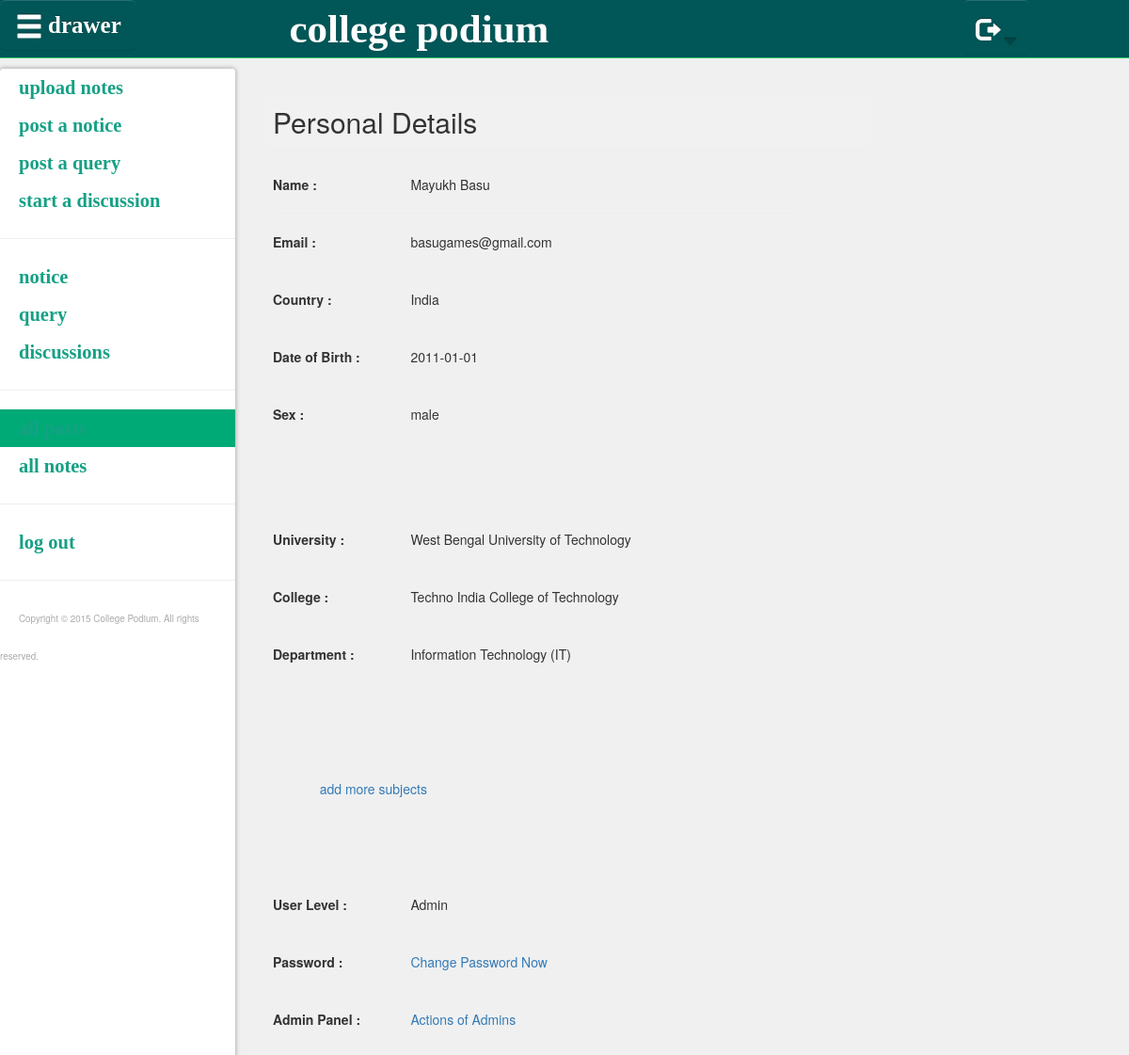
The app's page /userdata.php (signed in) with its own data.
### tables this page shows
CREATE TABLE `register` (
  `ID` int(11) NOT NULL,
  `email` varchar(100) NOT NULL,
  `password` varchar(200) NOT NULL,
  `userlevel` int(11) NOT NULL DEFAULT '0',
  `country` varchar(2000) NOT NULL,
  `dob` date NOT NULL,
  `sex` varchar(200) NOT NULL,
  `name` varchar(2000) NOT NULL,
  `contactno` int(20) NOT NULL,
  `salt` varchar(40) NOT NULL,
  `level0tag` varchar(200) NOT NULL,
  `level1tag` varchar(200) NOT NULL,
  `level2tag` varchar(200) NOT NULL,
  `level3tag` varchar(200) NOT NULL,
  `time` timestamp NULL DEFAULT CURRENT_TIMESTAMP ON UPDATE CURRENT_TIMESTAMP
);

### userdata.php (the view, shortened to what this page needs)
<!doctype html>
<html>
<head>
	<link rel="stylesheet" href="bs/css/bootstrap.min.css">
	<link rel="stylesheet" href="bs/css/bootstrap-theme.min.css">
	<link rel="stylesheet" href="Style/common.css">
	<link rel="stylesheet" href="Style/sidebar.css">
	<link rel="stylesheet" href="Style/animations.css">
	<?php
		$uID = $_SESSION['userid'];
		include 'database.php';
		$stmt = $connection->prepare("SELECT email, userlevel, country, dob, sex, name, contactno, level0tag, level1tag, level2tag
									  FROM register
									  WHERE ID = ?");
		$stmt->bind_param('i',$ID);
		$stmt->bind_result($arr['email'], $arr['userlevel'], $arr['country'],$arr['dob'], $arr['sex'], $arr['name'],
							$arr['contactno'], $arr['level0tag'], $arr['level1tag'], $arr['level2tag']);
		$stmt->execute();
		$stmt = $connection->prepare("SELECT gtName FROM globaltag where ID =?");
		$stmt->bind_param('i',$uni);
		$stmt->bind_result($arr['university']);
		$stmt = $connection->prepare("SELECT stName FROM sectag where ID =?");
		$stmt->bind_param("i",$clg);
		$stmt->bind_result($arr['college']);
		$stmt = $connection->prepare("SELECT ttName FROM terttag where ID =?");
		$stmt->bind_param('i',$dept);
		$stmt->bind_result($arr['department']);
		$subjectListShow = "<div id=\"sdtoggle\">";
		if($arr['country'] == "india"){
			$arr['country'] = "India";
		}
	?>
</head>
<body>
	<div class="container-fluid">
		<div class="navbar navbar-custom navbar-fixed-top" role="navigation">
			<div class="row">
				<div class="col-sm-3 col-md-3" id="col-draw">
					<div class="drawer">
						<button type="button" class="btn btn-default btn-lg" id="drawer">
						 <span id="btn-draw" class="glyphicon glyphicon-menu-hamburger draw-drop" aria-hidden="true"></span><span class="draw-label">drawer</span>
						</button>
					</div>
				</div>
				<div class="col-sm-7 col-md-7" id="col-draw">
					<a id="head-link"href="index.php">college podium</a>
				</div>
				<div class="col-sm-2 col-md-2">
					<div class="dropdown">
					  <button class="btn btn-default dropdown-toggle" type="button" id="dropdownMenu1" data-toggle="dropdown" aria-expanded="true">
						<span class="glyphicon glyphicon-log-out drop" aria-hidden="true" id="settings-glyph"></span>
						<span class="glyphicon glyphicon-triangle-bottom drop2" aria-hidden="true" id="settings-glyph">
					  </button>
					</div>
				</div>
			</div>
		</div>
		<div id="wrapper" class="toggled">
			<div id="sidebar-wrapper">
				<ul class="sidebar-nav">
					<li>
						<a href="upload_notes.php">upload notes</a>
					</li>
					<li>
						<a href="static_upload.php?type=notice">post a notice</a>
					</li>
					<li>
						<a href="static_upload.php?type=query">post a query</a>
					</li>
					<li>
						<a href="static_upload.php?type=discuss">start a discussion</a>
					</li>
					<hr class="divider" />
					<li>
						<a href="index.php?type=notice" class="sidebar-notice">notice</a>
					</li>
					<li>
						<a href="index.php?type=query" class="sidebar-query">query</a>
					</li>
					<li>
						<a href="index.php?type=discuss" class="sidebar-discussion">discussions</a>
					</li>
					<hr class="divider" />
					<li>
						<a href="index.php" class="thispage">all posts</a>
					</li>
					<li>
						<a href="notes.php">all notes</a>
					</li>
					<hr class="divider" />
					<li>
						<a href="#" id="logout" class="sidebar-logout">log out</a>
					</li>
					<hr class="divider" />
					<li>
					<p class="footnote">Copyright © 2015 College Podium. All rights reserved.</p>
					</li>
				</ul>
			</div>
<?php
if ($arr['email']==NULL) trigger_error("No entry found");
else {
	if ($arr['userlevel']==1) $arr['userlevel'] = "Admin";
	else $arr['userlevel'] = "User";
	if($uID == $_SESSION['userid']){
		echo '
		<div id="wrap">
		<br/>
		  <h2 id="pdetails" class="sechead" >Personal Details </h2>
		  	<div id="pdtoggle" class="secdata">
			  	<div class="row">
					<div class="col-sm-3 col-md-3"><b>Name :</b></div>
					<div class="col-sm-9 col-md-8"> '.$arr['name'].'</div>
				</div>
				<hr/>
				<div class="row">
					<div class="col-sm-3 col-md-3"><b>Email :</b></div>
					<div class="col-sm-9 col-md-8"> '.$arr['email'].'</div>
				</div>
				<hr/>
				<div class="row">
					<div class="col-sm-3 col-md-3" id="col-draw"><b>Country :</b></div>
					<div class="col-sm-9 col-md-8"> '.$arr['country'].'</div>
				</div>
				<hr/>
				<div class="row">
					<div class="col-sm-3 col-md-3" id="col-draw"><b>Date of Birth :</b></div>
					<div class="col-sm-9 col-md-8"> '.$arr['dob'].'</div>
				</div>
				<hr/>
				<div class="row">
					<div class="col-sm-3 col-md-3" id="col-draw"><b>Sex :</b></div>
					<div class="col-sm-9 col-md-8"> '.$arr['sex'].'</div>
				</div>
			</div>
			<h2 id="edetails" class="sechead">Education Details </h2>
			<div id="edtoggle" class="secdata">
				<div class="row">
					<div class="col-sm-3 col-md-3" id="col-draw"><b>University :</b></div>
					<div class="col-sm-9 col-md-8"> '.$arr['university'].'</div>
				</div>
				<hr/>
				<div class="row">
					<div class="col-sm-3 col-md-3" id="col-draw"><b>College :</b></div>
					<div class="col-sm-9 col-md-8"> '.$arr['college'].'</div>
				</div>
				<hr/>
				<div class="row">
					<div class="col-sm-3 col-md-3" id="col-draw"><b>Department :</b></div>
					<div class="col-sm-9 col-md-8"> '.$arr['department'].'</div>
				</div>
			</div>
			<h2 id="sdetails" class="sechead">Subject List </h2>'.$subjectListShow.'
			<br/><div class="row"><div class="col-sm-1 col-md-1"></div><div class="col-sm-11 col-md-11"><a href="add-subjects.php">add more subjects</a></div></div>
			</div>
			<h2 id="adetails" class="sechead">Account Details</h2>
			<div id="adtoggle" class="secdata">
				<div class="row">
					<div class="col-sm-3 col-md-3" id="col-draw"><b>User Level :</b></div>
					<div class="col-sm-9 col-md-8"> '.$arr['userlevel'].'</div>
				</div>
				<hr/>
				<div class="row">
					<div class="col-sm-3 col-md-3" id="col-draw"><b>Password :</b></div>
					<div class="col-sm-9 col-md-8"><a href="change_password.php">Change Password Now</a></div>
				</div>
		  ';
	if($_SESSION['userlevel'] == 1)	{
		echo	'<hr/>
				<div class="row">
					<div class="col-sm-3 col-md-3" id="col-draw"><b>Admin Panel :</b></div>
					<div class="col-sm-9 col-md-8"><a href="admin-panel.php">Actions of Admins</a></div>
				</div>';
	};
	echo '
			</div>
		<br/><br/>
		</div>';
	}
}
?>
</body>
</html>

### Style/common.css (style rules this page uses)
.draw-label { font-family:Trench; font-size:25px; font-weight:bold; vertical-align:middle; padding-left:5px; }
.draw-drop { font-size:30px; vertical-align:middle; }
.drop { margin-top:12px; font-size: 25px; vertical-align:middle; }
.drop2 { font-size:15px; color:#014546; vertical-align: -150%; transition: color 0.5s ease; }
#col-draw { padding-top: 0px !important; }
.drawer { padding-bottom: 0px !important; }
#btn-draw, #settings-glyph { -webkit-border-radius: 0px; -moz-border-radius: 0px; -o-border-radius: 0px; border-radius: 0px; border: 0px; }
#drawer, #dropdownMenu1 { background-color: #015657 !important; background-repeat: repeat-x; filter: progid:DXImageTransform.Microsoft.gradient(startColorstr="#015657", endColorstr="#015657"); background-image: -khtml-gradient(linear, left top, left bottom, from(#015657), to(#015657)); background-image: -moz-linear-gradient(top, #015657, #015657); background-image: -ms-linear-gradient(top, #015657, #015657); background-image: -webkit-gradient(linear, left top, left bottom, color-stop(0%, #015657), color-stop(100%, #015657)); background-image: -webkit-linear-gradient(top, #015657, #015657); background-image: -o-linear-gradient(top, #015657, #015657); background-image: linear-gradient(#015657, #015657); border: 0px; color: #fff !important; text-shadow: 0 -1px 0 rgba(0, 0, 0, 0.33); -webkit-font-smoothing: antialiased; transition: all 0.5s ease-in-out; }

### Style/sidebar.css (style rules this page uses)
#wrapper { padding-left: 0; -webkit-transition: all 0.5s ease; -moz-transition: all 0.5s ease; -o-transition: all 0.5s ease; transition: all 0.5s ease; background-color: #F0F0F0 !important; }
.thispage { background-color : #00AA77 !important; color: white; }
#sidebar-wrapper { color: #16a085; z-index: 1000; position: fixed; left: 0px; width: 0; height: 100%; padding-top: 0px !important; margin-left: 0px; margin-top: 10px; overflow-y: auto; background-color: white; border-radius: 3.5px; -webkit-transition: all 0.5s ease; -moz-transition: all 0.5s ease; -o-transition: all 0.5s ease; transition: all 0.5s ease; box-shadow: 0px 0px 4px 1px #AFAFAF; }
.sidebar-nav { position: absolute; top: 0; width: 100%; margin: 0; padding: 0; list-style: none; }
.sidebar-nav li { text-indent: 20px; line-height: 40px; }
.sidebar-nav li a { display: block; text-decoration: none; color: #16a085; font-size: 20.5px; font-weight: bold; font-family: Trench; }
@media (min-width:768px) { #wrapper { padding-left: 250px; } }
@media (min-width:768px) { #sidebar-wrapper { width: 250px; padding-top: 0px; } }
.footnote { color : #AAAAA9; font-size: 9.85px; word-wrap: break-word; overflow: hidden; }

### userdata.php (style rules this page uses)
body { padding-top: 63px; background-color: #F0F0F0 !important; }
#wrapper { margin-left:10px; width:98%; }
.navbar-custom { background-color: #015657; border-color: #33CC66; margin-bottom: 0px !important; }
#head-link { color: white; text-decoration: none; font-size: 43px !important; font-family: Trench; font-weight: bolder; box-sizing:border-box; -moz-box-sizing:border-box; padding-bottom: 0px !important; padding-top: 0px !important; }
#drawer { background-color: #015657 !important; background-repeat: repeat-x; filter: progid:DXImageTransform.Microsoft.gradient(startColorstr="#015657", endColorstr="#015657"); background-image: -khtml-gradient(linear, left top, left bottom, from(#015657), to(#015657)); background-image: -moz-linear-gradient(top, #015657, #015657); background-image: -ms-linear-gradient(top, #015657, #015657); background-image: -webkit-gradient(linear, left top, left bottom, color-stop(0%, #015657), color-stop(100%, #015657)); background-image: -webkit-linear-gradient(top, #015657, #015657); background-image: -o-linear-gradient(top, #015657, #015657); background-image: linear-gradient(#015657, #015657); border: 0px; color: #fff !important; text-shadow: 0 -1px 0 rgba(0, 0, 0, 0.33); -webkit-font-smoothing: antialiased; }
#col-draw { padding-top: 0px !important; }
.drawer { padding-bottom: 0px !important; }
#btn-draw { -webkit-border-radius: 0px; -moz-border-radius: 0px; -o-border-radius: 0px; border-radius: 0px; border: 0px; }
.container-fluid { margin: 0px !important; padding: 0px !important; }
.sechead { margin:20px; cursor:pointer; padding:10px; border-radius:10px; background-color:#F1F1F1; width:70%; }
.secdata { width:60%; margin:30px; }

### records on screen
register: name "Mayukh Basu", email "basugames@gmail.com", dob "2011-01-01", sex "male"

### other values on screen
$arr['country'] "India"
$arr['university'] "West Bengal University of Technology"
$arr['college'] "Techno India College of Technology"
$arr['department'] "Information Technology (IT)"
$arr['userlevel'] "Admin"
